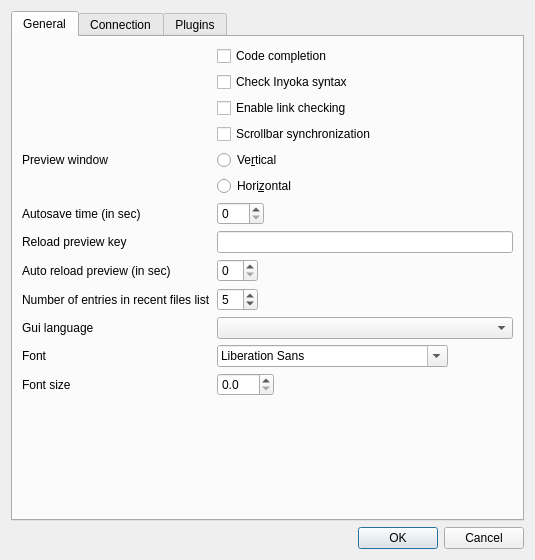
<?xml version="1.0" encoding="UTF-8"?>
<ui version="4.0">
 <class>SettingsDialog</class>
 <widget class="QDialog" name="SettingsDialog">
  <property name="geometry">
   <rect>
    <x>0</x>
    <y>0</y>
    <width>535</width>
    <height>560</height>
   </rect>
  </property>
  <property name="windowTitle">
   <string>Preferences</string>
  </property>
  <property name="windowIcon">
   <iconset resource="res/inyokaedit_resources.qrc">
    <normaloff>:/images/inyokaedit_64x64.png</normaloff>:/images/inyokaedit_64x64.png</iconset>
  </property>
  <property name="locale">
   <locale language="English" country="UnitedKingdom"/>
  </property>
  <layout class="QVBoxLayout" name="verticalLayout">
   <item>
    <widget class="QTabWidget" name="tabWidget">
     <property name="currentIndex">
      <number>0</number>
     </property>
     <widget class="QWidget" name="generalTab">
      <attribute name="title">
       <string>General</string>
      </attribute>
      <layout class="QFormLayout" name="formLayout_3">
       <property name="fieldGrowthPolicy">
        <enum>QFormLayout::ExpandingFieldsGrow</enum>
       </property>
       <item row="0" column="1">
        <widget class="QCheckBox" name="codeCompletionCheck">
         <property name="text">
          <string>Code completion</string>
         </property>
        </widget>
       </item>
       <item row="1" column="1">
        <widget class="QCheckBox" name="syntaxCheck">
         <property name="text">
          <string>Check Inyoka syntax</string>
         </property>
        </widget>
       </item>
       <item row="2" column="1">
        <widget class="QCheckBox" name="linkCheckingCheck">
         <property name="text">
          <string>Enable link checking</string>
         </property>
        </widget>
       </item>
       <item row="3" column="1">
        <widget class="QCheckBox" name="scrollbarSyncCheck">
         <property name="text">
          <string>Scrollbar synchronization</string>
         </property>
        </widget>
       </item>
       <item row="4" column="0">
        <widget class="QLabel" name="previewsplitlabel">
         <property name="text">
          <string>Preview window</string>
         </property>
        </widget>
       </item>
       <item row="4" column="1">
        <widget class="QRadioButton" name="splitVerticalRadio">
         <property name="text">
          <string>Ve&amp;rtical</string>
         </property>
        </widget>
       </item>
       <item row="5" column="1">
        <widget class="QRadioButton" name="splitHorizontalRadio">
         <property name="text">
          <string>Hori&amp;zontal</string>
         </property>
        </widget>
       </item>
       <item row="6" column="0">
        <widget class="QLabel" name="autosaveLabel">
         <property name="text">
          <string>Autosave time (in sec)</string>
         </property>
        </widget>
       </item>
       <item row="6" column="1">
        <widget class="QSpinBox" name="autosaveEdit">
         <property name="toolTip">
          <string>Time which to autosave an article after (sec, 0 means disabled)</string>
         </property>
         <property name="maximum">
          <number>999</number>
         </property>
        </widget>
       </item>
       <item row="7" column="0">
        <widget class="QLabel" name="reloadPreviewKeyLabel">
         <property name="text">
          <string>Reload preview key</string>
         </property>
        </widget>
       </item>
       <item row="7" column="1">
        <widget class="QLineEdit" name="reloadPreviewKeyEdit">
         <property name="toolTip">
          <string>Select input box and press the desired reload key. Press DEL to remove the key.</string>
         </property>
        </widget>
       </item>
       <item row="8" column="0">
        <widget class="QLabel" name="timedPreviewLabel">
         <property name="text">
          <string>Auto reload preview (in sec)</string>
         </property>
        </widget>
       </item>
       <item row="8" column="1">
        <widget class="QSpinBox" name="timedPreviewsEdit"/>
       </item>
       <item row="9" column="0">
        <widget class="QLabel" name="numberRecentFilesLabel">
         <property name="text">
          <string>Number of entries in recent files list</string>
         </property>
        </widget>
       </item>
       <item row="9" column="1">
        <widget class="QSpinBox" name="numberRecentFilesEdit">
         <property name="value">
          <number>5</number>
         </property>
        </widget>
       </item>
       <item row="10" column="0">
        <widget class="QLabel" name="GuiLangLabel">
         <property name="text">
          <string>Gui language</string>
         </property>
        </widget>
       </item>
       <item row="10" column="1">
        <widget class="QComboBox" name="GuiLangCombo">
         <property name="sizePolicy">
          <sizepolicy hsizetype="Expanding" vsizetype="Fixed">
           <horstretch>0</horstretch>
           <verstretch>0</verstretch>
          </sizepolicy>
         </property>
        </widget>
       </item>
       <item row="11" column="0">
        <widget class="QLabel" name="fontFamilyLabel">
         <property name="text">
          <string>Font</string>
         </property>
        </widget>
       </item>
       <item row="11" column="1">
        <widget class="QFontComboBox" name="fontComboBox"/>
       </item>
       <item row="12" column="0">
        <widget class="QLabel" name="fontSizeLabel">
         <property name="text">
          <string>Font size</string>
         </property>
        </widget>
       </item>
       <item row="12" column="1">
        <widget class="QDoubleSpinBox" name="fontSizeEdit">
         <property name="decimals">
          <number>1</number>
         </property>
        </widget>
       </item>
      </layout>
     </widget>
     <widget class="QWidget" name="connectionTab">
      <attribute name="title">
       <string>Connection</string>
      </attribute>
      <layout class="QFormLayout" name="formLayout">
       <property name="fieldGrowthPolicy">
        <enum>QFormLayout::AllNonFixedFieldsGrow</enum>
       </property>
       <item row="1" column="0">
        <widget class="QLabel" name="inyokaUrlLabel">
         <property name="text">
          <string>URL to Inyoka wiki</string>
         </property>
        </widget>
       </item>
       <item row="1" column="1">
        <widget class="QLineEdit" name="inyokaUrlEdit"/>
       </item>
       <item row="2" column="1">
        <widget class="QCheckBox" name="articleImageDownloadCheck">
         <property name="text">
          <string>Download article images automatically</string>
         </property>
        </widget>
       </item>
       <item row="3" column="0" colspan="2">
        <widget class="Line" name="line">
         <property name="orientation">
          <enum>Qt::Horizontal</enum>
         </property>
        </widget>
       </item>
       <item row="4" column="0">
        <widget class="QLabel" name="proxyHostNameLabel">
         <property name="text">
          <string>Proxy host name</string>
         </property>
        </widget>
       </item>
       <item row="4" column="1">
        <widget class="QLineEdit" name="proxyHostNameEdit"/>
       </item>
       <item row="5" column="0">
        <widget class="QLabel" name="proxyPortLabel">
         <property name="text">
          <string>Port</string>
         </property>
        </widget>
       </item>
       <item row="5" column="1">
        <widget class="QSpinBox" name="proxyPortSpinBox">
         <property name="maximum">
          <number>99999</number>
         </property>
        </widget>
       </item>
       <item row="6" column="0">
        <widget class="QLabel" name="proxyUserNameLabel">
         <property name="text">
          <string>User name</string>
         </property>
        </widget>
       </item>
       <item row="6" column="1">
        <widget class="QLineEdit" name="proxyUserNameEdit"/>
       </item>
       <item row="7" column="0">
        <widget class="QLabel" name="proxyPasswordLabel">
         <property name="text">
          <string>Password</string>
         </property>
        </widget>
       </item>
       <item row="7" column="1">
        <widget class="QLineEdit" name="proxyPasswordEdit">
         <property name="echoMode">
          <enum>QLineEdit::Password</enum>
         </property>
        </widget>
       </item>
       <item row="8" column="1">
        <widget class="QLabel" name="proxyPasswordHintLabel">
         <property name="text">
          <string>&lt;html&gt;&lt;head/&gt;&lt;body&gt;&lt;p&gt;&lt;span style=&quot; font-size:8pt; color:#ff0000;&quot;&gt;Attention: Password not encrypted!&lt;/span&gt;&lt;/p&gt;&lt;/body&gt;&lt;/html&gt;</string>
         </property>
        </widget>
       </item>
       <item row="9" column="0" colspan="2">
        <widget class="Line" name="line3">
         <property name="orientation">
          <enum>Qt::Horizontal</enum>
         </property>
        </widget>
       </item>
       <item row="10" column="1">
        <widget class="QCheckBox" name="WindowsUpdateCheck">
         <property name="text">
          <string>Check for updates (Windows only)</string>
         </property>
        </widget>
       </item>
       <item row="0" column="0">
        <widget class="QLabel" name="inyokaCommunityLabel">
         <property name="text">
          <string>Inyoka Community</string>
         </property>
        </widget>
       </item>
       <item row="0" column="1">
        <widget class="QComboBox" name="CommunityCombo"/>
       </item>
      </layout>
     </widget>
     <widget class="QWidget" name="pluginsTab">
      <attribute name="title">
       <string>Plugins</string>
      </attribute>
      <layout class="QFormLayout" name="formLayout_4">
       <item row="0" column="0" colspan="2">
        <widget class="QTableWidget" name="pluginsTable">
         <property name="sizePolicy">
          <sizepolicy hsizetype="Expanding" vsizetype="Expanding">
           <horstretch>0</horstretch>
           <verstretch>1</verstretch>
          </sizepolicy>
         </property>
         <property name="editTriggers">
          <set>QAbstractItemView::NoEditTriggers</set>
         </property>
         <property name="alternatingRowColors">
          <bool>true</bool>
         </property>
         <property name="selectionMode">
          <enum>QAbstractItemView::NoSelection</enum>
         </property>
         <property name="iconSize">
          <size>
           <width>80</width>
           <height>80</height>
          </size>
         </property>
         <property name="showGrid">
          <bool>false</bool>
         </property>
         <attribute name="horizontalHeaderVisible">
          <bool>false</bool>
         </attribute>
         <attribute name="verticalHeaderVisible">
          <bool>false</bool>
         </attribute>
        </widget>
       </item>
      </layout>
     </widget>
    </widget>
   </item>
   <item>
    <widget class="QDialogButtonBox" name="buttonBox">
     <property name="orientation">
      <enum>Qt::Horizontal</enum>
     </property>
     <property name="standardButtons">
      <set>QDialogButtonBox::Cancel|QDialogButtonBox::Ok</set>
     </property>
    </widget>
   </item>
  </layout>
 </widget>
 <resources>
  <include location="res/inyokaedit_resources.qrc"/>
 </resources>
 <connections/>
</ui>
